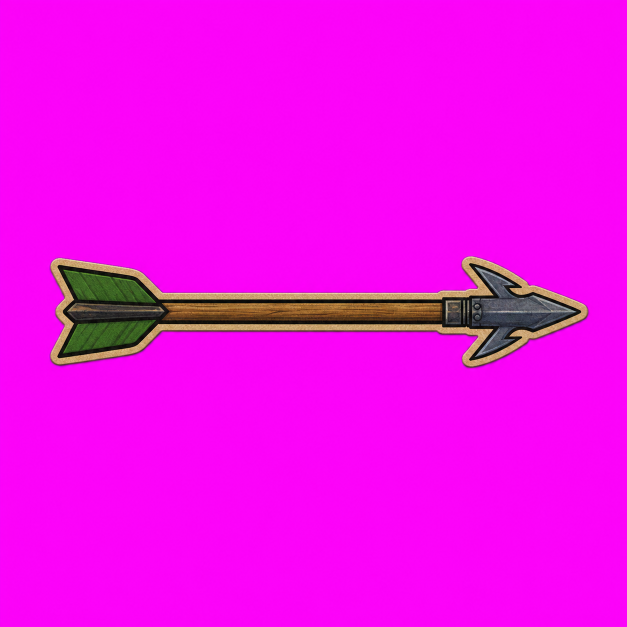
#> input picture v_apha/assets/_archive/crossbow-family-reset-2026-07-22/approved-canon-modules/ranger/ranger__projectile__barbed_bolt_v1_chroma.png, 1254 x 1254 px, found by its file name (shown at 1/2 size)
$ python prepare_ranger_barbed_bolt.py
#> lines starting #> are read from the running program, lines starting #| are printed output that depends on the picture
### v_apha/scripts/prepare_fortress_ranged_stone_chunk_b.py
#!/usr/bin/env python3
"""Promote fortress-ranged stone debris chunk B and compare the shared kit."""

from __future__ import annotations

import json
import shutil
from pathlib import Path

from PIL import Image, ImageDraw, ImageFont


ROOT = Path(__file__).resolve().parents[1]
CANDIDATES = ROOT / "assets/staging/candidates/modules/fortress_ranged"
CANON = ROOT / "assets/approved/canon/modules/fortress_ranged"
REVIEW = ROOT / "assets/staging/reviews/modules/fortress_ranged"
SOURCE = CANDIDATES / "fortress_ranged__debris__stone_rim_chunk_b_v1_chroma.png"
BASE_META = CANON / "fortress_ranged__base_token__round_light_v1.json"
CHUNK_A_IMAGE = CANON / "fortress_ranged__debris__stone_rim_chunk_a_v1_alpha.png"
CHUNK_A_META = CANON / "fortress_ranged__debris__stone_rim_chunk_a_v1.json"
NAME = "fortress_ranged__debris__stone_rim_chunk_b_v1"
SCALE_TO_BASE = 0.115


def chroma_to_alpha(source: Image.Image) -> Image.Image:
    out = source.convert("RGBA")
    pixels = []
    for r, g, b, _ in out.getdata():
        # Key the saturated magenta field while retaining the tan cut edge.
        dominance = min(r - g, b - g)
        # ImageGen leaves a thin compressed pink fringe around the cut line.
        # This asset has no legitimate pink material, so remove the full hue family.
        alpha = 0 if r > 130 and b > 120 and g < 145 and dominance > 32 else 255
        pixels.append((r, g, b, alpha))
#> this loop made 1572516 passes
#> (r, g, b, dominance) on passes 1 to 3: (240, 13, 237, 224), (248, 10, 245, 235), (250, 5, 247, 242)
#> after the loop, pixels = 1572516 items
    out.putdata(pixels)
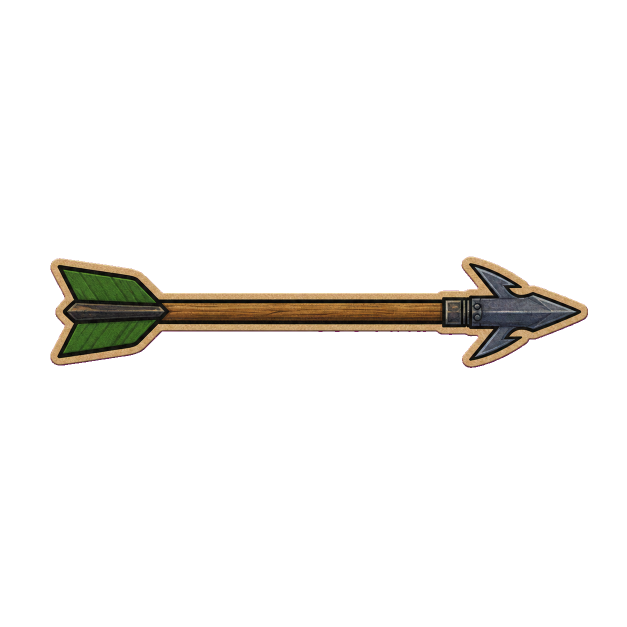
#> out: PIL image 1254x1254 RGBA (shown at 1/2 size); mean R, G, B, A 240.8, 10, 234.6, 18.8; transparent parts drawn white
    return out


# [130 lines left out: functions tight_bbox, center_of_mass, checker, main, not called in this run]


# [2 lines that do not run on import are left out]

### v_apha/scripts/prepare_ranger_barbed_bolt.py
#!/usr/bin/env python3
"""Promote Ranger's barbed bolt and validate muzzle spawn and trajectory."""

from __future__ import annotations

import json
import math
import shutil
from pathlib import Path

from PIL import Image, ImageDraw, ImageFont

from prepare_fortress_ranged_stone_chunk_b import chroma_to_alpha, checker


ROOT=Path(__file__).resolve().parents[1]
NAME="ranger__projectile__barbed_bolt_v1"
CANDIDATES=ROOT/"assets/staging/candidates/modules/ranger";SOURCE=CANDIDATES/f"{NAME}_chroma.png"
CANON=ROOT/"assets/approved/canon/modules/ranger";REVIEW=ROOT/"assets/staging/reviews/modules/ranger"
WEAPON_META=CANON/"ranger__active_primary__rapid_crossbow_v1.json";WEAPON_IMAGE=CANON/"ranger__active_primary__rapid_crossbow_v1_alpha.png"
SCALE_TO_WEAPON=.23

def layer_at(size,image,anchor,point):
 out=Image.new("RGBA",size,(0,0,0,0));out.alpha_composite(image,(point[0]-anchor[0],point[1]-anchor[1]));return out

def rotate_point(point,center,degrees):
 a=math.radians(degrees);x,y=point[0]-center[0],point[1]-center[1];return (center[0]+x*math.cos(a)-y*math.sin(a),center[1]+x*math.sin(a)+y*math.cos(a))

def main():
 CANON.mkdir(parents=True,exist_ok=True);REVIEW.mkdir(parents=True,exist_ok=True)
 full=chroma_to_alpha(Image.open(SOURCE).convert("RGBA"));full.save(CANDIDATES/f"{NAME}_alpha_full.png",optimize=True)
 bounds=full.getchannel("A").point(lambda a:255 if a>18 else 0).getbbox()
#> bounds = (101, 513, 1176, 736)
 if not bounds:raise RuntimeError("empty Ranger bolt")
 crop=full.crop(bounds);pivot=[crop.width//2,crop.height//2];tail=[0,pivot[1]];tip=[crop.width-1,pivot[1]]
#> after `crop = full.crop(bounds)`:
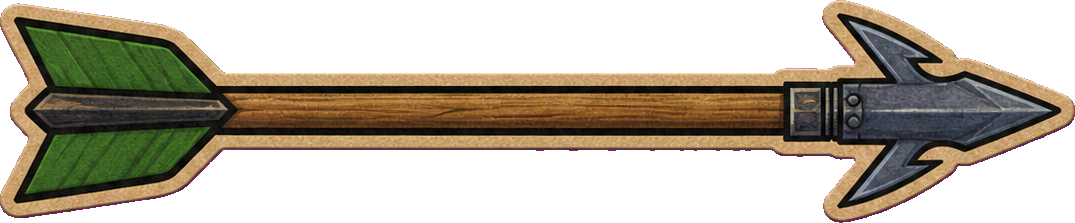
#> crop: PIL image 1075x223 RGBA; mean R, G, B, A 181.7, 48.2, 157.9, 123.5; transparent parts drawn white
#> after `pivot = [crop.width // 2, crop.height // 2]`: pivot = [537, 111]
#> after `tail = [0, pivot[1]]`: tail = [0, 111]
#> after `tip = [crop.width - 1, pivot[1]]`: tip = [1074, 111]
 alpha_path=CANON/f"{NAME}_alpha.png";chroma_path=CANON/f"{NAME}_chroma.png";crop.save(alpha_path,optimize=True);shutil.copy2(SOURCE,chroma_path)
#> (the run stopped early here; a loop or call above may not have finished)

$ run again, with v_apha/assets/_archive/crossbow-family-reset-2026-07-22/approved-canon-modules/ranger/ranger__active_primary__rapid_crossbow_v1_chroma.png copied over v_apha/assets/_archive/crossbow-family-reset-2026-07-22/approved-canon-modules/ranger/ranger__projectile__barbed_bolt_v1_chroma.png
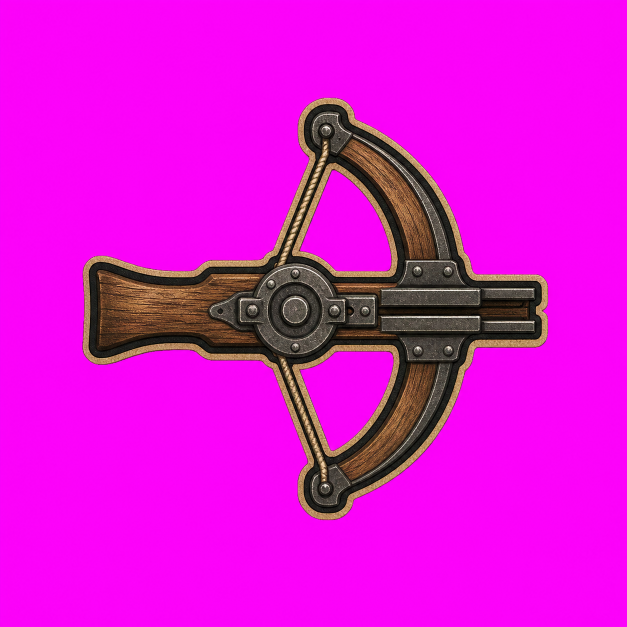
#> input picture v_apha/assets/_archive/crossbow-family-reset-2026-07-22/approved-canon-modules/ranger/ranger__active_primary__rapid_crossbow_v1_chroma.png, 1254 x 1254 px, found by its file name (shown at 1/2 size)
#> the loop in chroma_to_alpha, `for r, g, b, _ in out.getdata():` made 1572516 passes
#> (r, g, b, dominance) on passes 1 to 3: (240, 12, 240, 228), (248, 9, 248, 239), (250, 5, 249, 244)
#> after the loop in chroma_to_alpha, `for r, g, b, _ in out.getdata():`: pixels = 1572516 items
#> in chroma_to_alpha, `out.putdata(pixels)`:
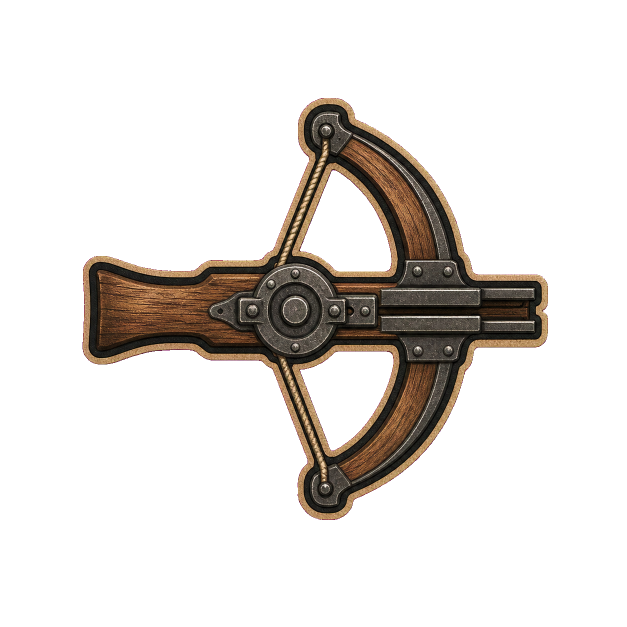
#> out: PIL image 1254x1254 RGBA (shown at 1/2 size); mean R, G, B, A 222.4, 16, 213.4, 47.1; transparent parts drawn white
#> bounds = (165, 196, 1096, 1040)
#> in main, `crop = full.crop(bounds)`:
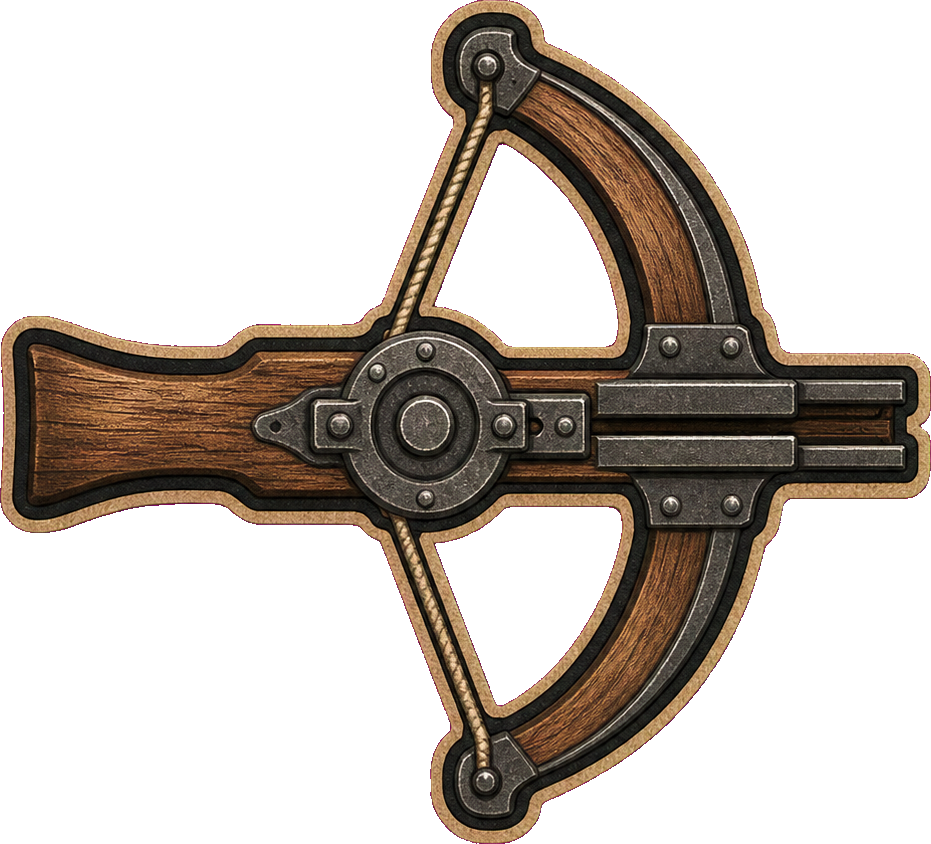
#> crop: PIL image 931x844 RGBA; mean R, G, B, A 193.4, 29.5, 177.5, 94.3; transparent parts drawn white

$ run again, with v_apha/assets/_archive/crossbow-family-reset-2026-07-22/approved-canon-modules/ranger/ranger__aim_child__hunting_optics_v1_chroma.png copied over v_apha/assets/_archive/crossbow-family-reset-2026-07-22/approved-canon-modules/ranger/ranger__projectile__barbed_bolt_v1_chroma.png
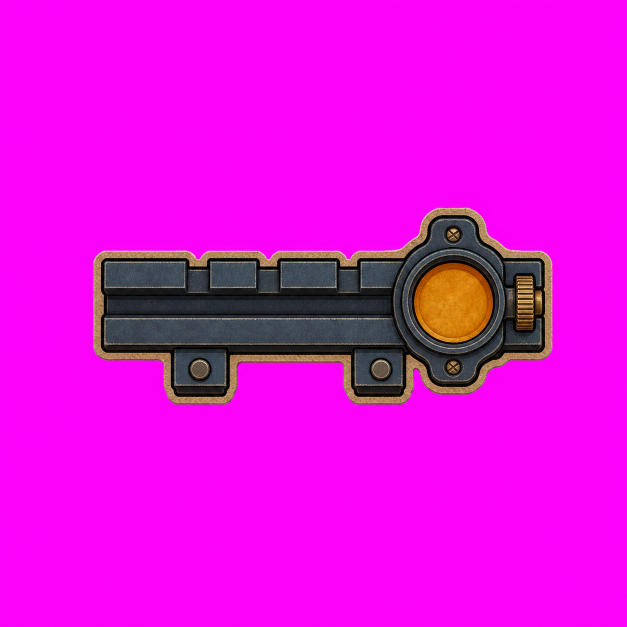
#> input picture v_apha/assets/_archive/crossbow-family-reset-2026-07-22/approved-canon-modules/ranger/ranger__aim_child__hunting_optics_v1_chroma.png, 1254 x 1254 px, found by its file name (shown at 1/2 size)
#> the loop in chroma_to_alpha, `for r, g, b, _ in out.getdata():` made 1572516 passes
#> (r, g, b, dominance) on passes 1 to 3: (240, 12, 239, 227), (248, 8, 247, 239), (250, 4, 249, 245)
#> after the loop in chroma_to_alpha, `for r, g, b, _ in out.getdata():`: pixels = 1572516 items
#> in chroma_to_alpha, `out.putdata(pixels)`:
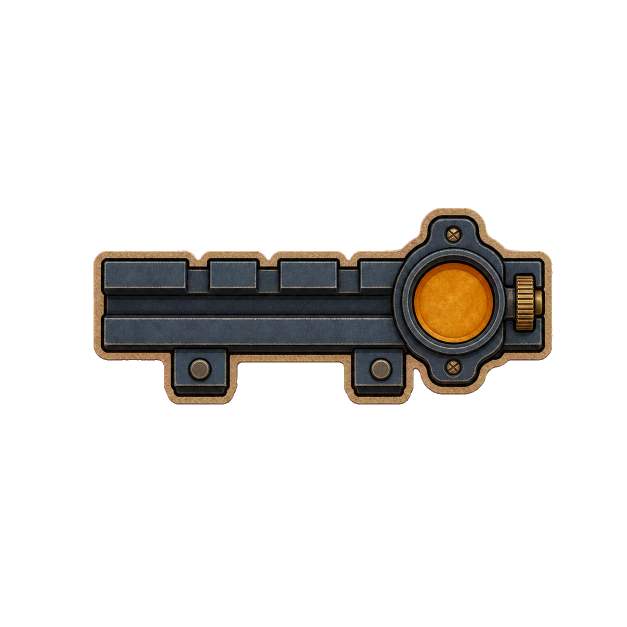
#> out: PIL image 1254x1254 RGBA (shown at 1/2 size); mean R, G, B, A 225.2, 13.5, 219.5, 39.8; transparent parts drawn white
#> bounds = (187, 416, 1105, 809)
#> in main, `crop = full.crop(bounds)`:
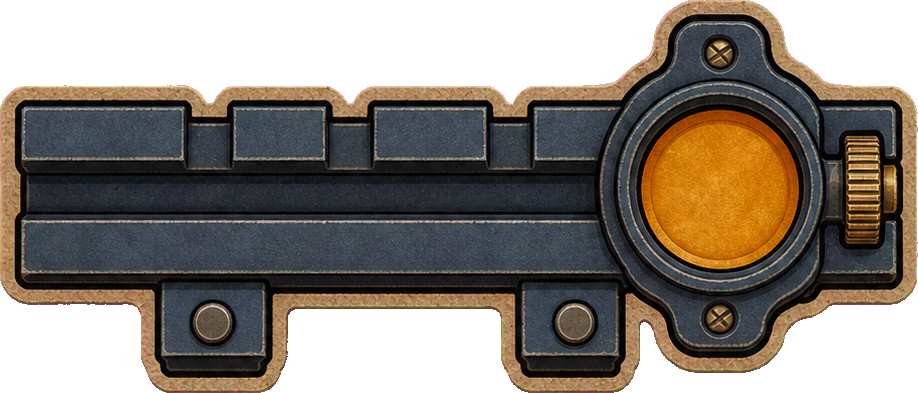
#> crop: PIL image 918x393 RGBA; mean R, G, B, A 137.1, 50.5, 119.7, 173.4; transparent parts drawn white
